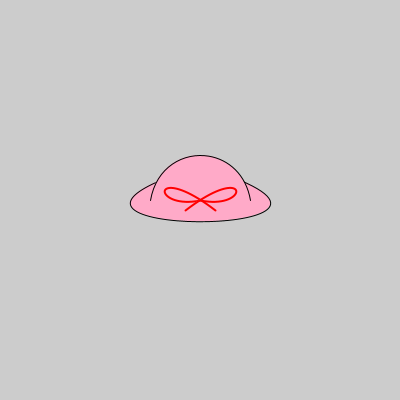
Frame 1 (no input)
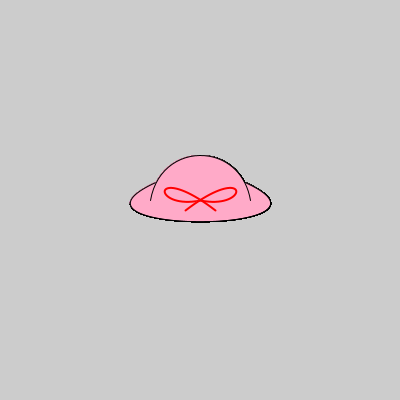
Frame 60 (the mouse pressed at the canvas centre just before this capture)
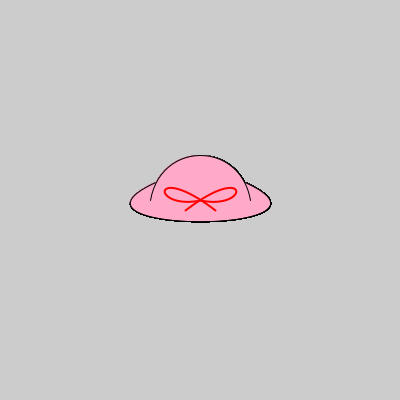
Frame 120 (the mouse held since frame 60 and released just before this capture)

The Processing sketch that drew these frames (run headless with seeded random() and noise(); from frame 60 on, the mouse is pressed at the canvas centre):

// Processing sketch: exercise_3
// ── exercise_3.pde
void setup() {
  size(400,400);
}

void draw() {
  // make a hat
  fill(255,170,200); // peach
  stroke(0);
  strokeWeight(1);
  beginShape();
  vertex(160,180);
  bezierVertex(30,235,370,235,240,180);
  endShape();
  beginShape();
  vertex(150,200);
  bezierVertex(160,140,240,140,250,200);
  endShape();
  
  // make the ribbon
  stroke(255,0,0);
  strokeWeight(2);
  beginShape();
  vertex(200,200);
  bezierVertex(150,210,150,160,215,210);
  endShape();
  beginShape();
  vertex(200,200);
  bezierVertex(250,210,250,160,185,210);
  endShape();
}
